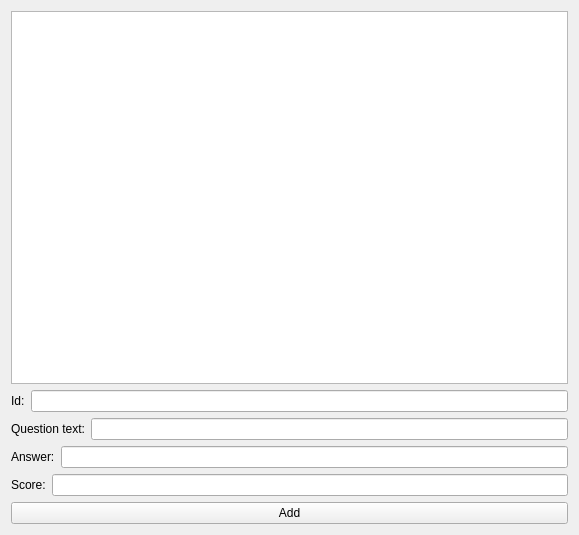
<?xml version="1.0" encoding="UTF-8"?>
<ui version="4.0">
 <class>PresenterWindow</class>
 <widget class="QWidget" name="PresenterWindow">
  <property name="geometry">
   <rect>
    <x>0</x>
    <y>0</y>
    <width>579</width>
    <height>535</height>
   </rect>
  </property>
  <property name="windowTitle">
   <string>PresenterWindow</string>
  </property>
  <layout class="QVBoxLayout" name="verticalLayout_3">
   <item>
    <layout class="QVBoxLayout" name="verticalLayout_2">
     <item>
      <widget class="QListWidget" name="listWidget"/>
     </item>
     <item>
      <layout class="QVBoxLayout" name="verticalLayout">
       <item>
        <layout class="QHBoxLayout" name="horizontalLayout">
         <item>
          <widget class="QLabel" name="label">
           <property name="text">
            <string>Id:</string>
           </property>
          </widget>
         </item>
         <item>
          <widget class="QLineEdit" name="lineEditId"/>
         </item>
        </layout>
       </item>
       <item>
        <layout class="QHBoxLayout" name="horizontalLayout_2">
         <item>
          <widget class="QLabel" name="label_2">
           <property name="text">
            <string>Question text:</string>
           </property>
          </widget>
         </item>
         <item>
          <widget class="QLineEdit" name="lineEditText"/>
         </item>
        </layout>
       </item>
       <item>
        <layout class="QHBoxLayout" name="horizontalLayout_3">
         <item>
          <widget class="QLabel" name="label_3">
           <property name="text">
            <string>Answer:</string>
           </property>
          </widget>
         </item>
         <item>
          <widget class="QLineEdit" name="lineEditAsw"/>
         </item>
        </layout>
       </item>
       <item>
        <layout class="QHBoxLayout" name="horizontalLayout_4">
         <item>
          <widget class="QLabel" name="label_4">
           <property name="text">
            <string>Score:</string>
           </property>
          </widget>
         </item>
         <item>
          <widget class="QLineEdit" name="lineEditScore"/>
         </item>
        </layout>
       </item>
      </layout>
     </item>
     <item>
      <widget class="QPushButton" name="pushButton">
       <property name="text">
        <string>Add</string>
       </property>
      </widget>
     </item>
    </layout>
   </item>
  </layout>
 </widget>
 <layoutdefault spacing="6" margin="11"/>
 <resources/>
 <connections/>
</ui>
